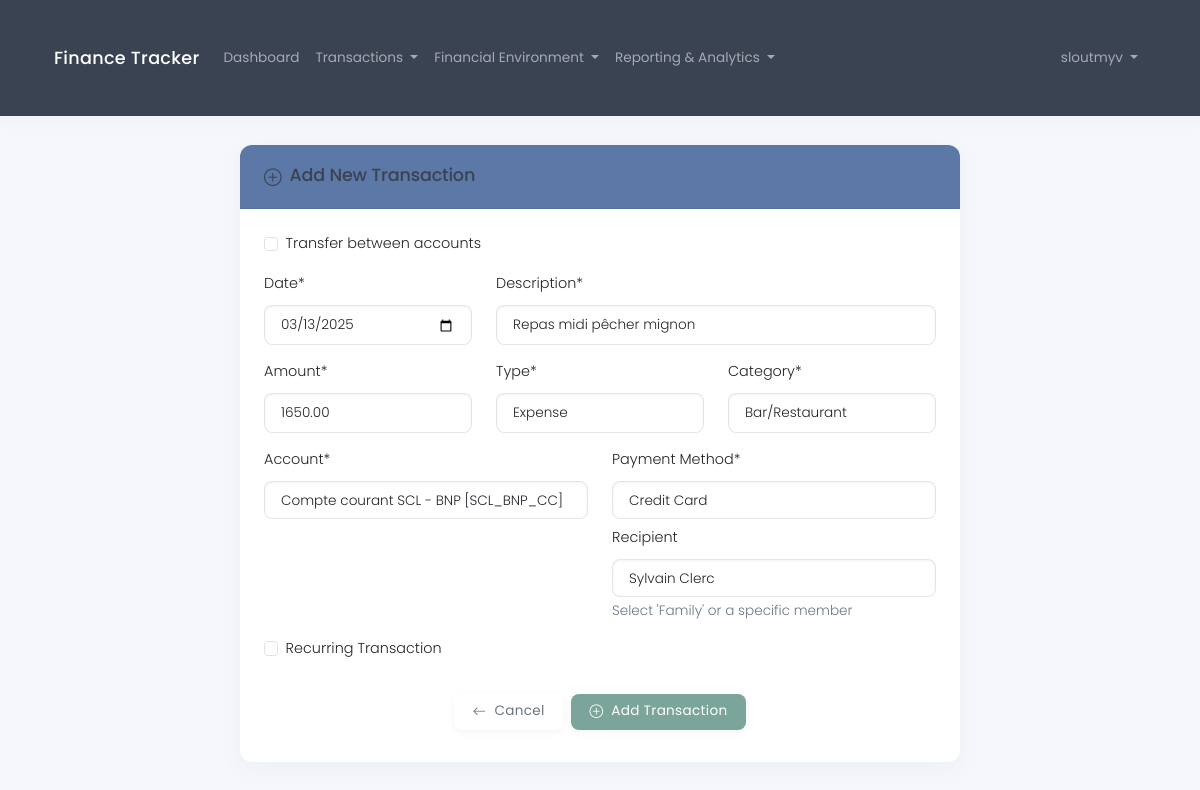
Page /en/transaction/105/duplicate/ (signed in) on the committed database.
### core/models.py (models this page shows, shortened)
class Transaction(models.Model):
    TRANSACTION_TYPE_CHOICES = [
        ('expense', _('Expense')),
        ('income', _('Income')),
    ]
    RECURRENCE_CHOICES = [
        ('daily', _('Daily')),
        ('weekly', _('Weekly')),
        ('monthly', _('Monthly')),
        ('quarterly', _('Quarterly')),
        ('annually', _('Annually')),
    ]
    tax_household = models.ForeignKey(
        TaxHousehold,
        on_delete=models.CASCADE,
        related_name='transactions',
        help_text=_("The tax household this transaction belongs to")
    )
    date = models.DateField(
        help_text=_("Date of the transaction")
    )
    description = models.CharField(
        max_length=255,
        help_text=_("Description of the transaction")
    )
    category = models.ForeignKey(
        TransactionCategory,
        on_delete=models.PROTECT,
        related_name='transactions',
        help_text=_("Category of the transaction")
    )
    amount = models.DecimalField(
        max_digits=10,
        decimal_places=2,
        help_text=_("Amount of the transaction")
    )
    is_recurring = models.BooleanField(
        default=False,
        help_text=_("Whether this is a recurring transaction")
    )
    recurrence_period = models.CharField(
        max_length=10,
        choices=RECURRENCE_CHOICES,
        blank=True,
        default='',
        help_text=_("Frequency of recurrence for recurring transactions")
    )
    recurrence_start_date = models.DateField(
        null=True,
        blank=True,
        help_text=_("Start date for recurring transactions")
    )
    recurrence_end_date = models.DateField(
        null=True,
        blank=True,
        help_text=_("End date for recurring transactions (defaults to one year after start date)")
    )
    account = models.ForeignKey(
        BankAccount,
        on_delete=models.PROTECT,
        related_name='transactions',
        help_text=_("Account used for the transaction")
    )
    RECIPIENT_TYPE_CHOICES = [
        ('family', _('Family')),
        ('member', _('Household Member')),
        ('external', _('External')),
    ]
    recipient_type = models.CharField(
        max_length=10,
        choices=RECIPIENT_TYPE_CHOICES,
        default='external',
        help_text=_("Type of recipient")
    )
    recipient_member = models.ForeignKey(
        HouseholdMember,
        on_delete=models.PROTECT,
        related_name='received_transactions',
        null=True,
        blank=True,
        help_text=_("Specific household member when recipient_type is 'member'")
    )
    paired_transaction = models.ForeignKey(
        'self',
        on_delete=models.SET_NULL,
        related_name='reverse_paired_transaction',
        null=True,
        blank=True,
        help_text=_("For transfers, links to the paired transaction (source to destination or vice versa)")
    )
    is_transfer = models.BooleanField(
        default=False,
        help_text=_("Indicates if this transaction is part of a transfer between accounts")
    )
    payment_method = models.ForeignKey(
        PaymentMethod,
        on_delete=models.PROTECT,
        related_name='transactions',
        help_text=_("Payment method used for the transaction")
    )
    transaction_type = models.CharField(
        max_length=10,
        choices=TRANSACTION_TYPE_CHOICES,
        default='expense',
        help_text=_("Type of transaction (expense or income)")
    )
    created_at = models.DateTimeField(auto_now_add=True)
    updated_at = models.DateTimeField(auto_now=True)
    class Meta:
        ordering = ['-date', '-created_at']
        verbose_name = _("Transaction")
        verbose_name_plural = _("Transactions")

### core/views.py (the view, shortened to what this page needs)
# urls.py: path('transaction/<int:pk>/duplicate/', views.transaction_duplicate, name='transaction_duplicate'),
@login_required
def transaction_duplicate(request, pk):
    try:
        household = request.user.tax_household
        original_transaction = get_object_or_404(Transaction, pk=pk, tax_household=household)
        is_transfer = original_transaction.is_transfer
        paired_transaction = original_transaction.paired_transaction
        print(f"DEBUG - Duplicating a transfer: {is_transfer}")
        print(f"DEBUG - Paired transaction: {paired_transaction}")
        initial_data = {
            'date': timezone.now().date(),  # Set date to today
            'description': original_transaction.description,
            'amount': original_transaction.amount,
            'transaction_type': original_transaction.transaction_type,
            'category': original_transaction.category.id,
            'account': original_transaction.account.id,
            'payment_method': original_transaction.payment_method.id,
            'is_recurring': original_transaction.is_recurring,
            'recurrence_period': original_transaction.recurrence_period
        }
        if original_transaction.recipient_type == 'family':
            initial_data['recipient'] = 'family'
        elif original_transaction.recipient_type == 'member' and original_transaction.recipient_member:
            initial_data['recipient'] = original_transaction.recipient_member.id
        form = TransactionForm(initial=initial_data, household=household)
        return render(request, 'financial/transaction_form.html', {
            'form': form,
            'title': _('Duplicate Transaction'),
            'is_duplicate': True,
            'original_transaction': original_transaction
        })
    except TaxHousehold.DoesNotExist:
        messages.warning(request, _("You need to set up your financial environment first."))
        return redirect('dashboard')

### templates/financial/transaction_form.html (shortened to what this page needs)
{% extends 'base.html' %}
{% load i18n %}
{% load i18n_extras %}
{% block content %}
<div class="row">
    <div class="col-md-8 mx-auto">
        <div class="card">
            <div class="card-header bg-primary text-white">
                <h4 class="mb-0">
                    {% if transaction %}
                        <i class="bi bi-pencil-square me-2"></i>{% translate_json "Edit Transaction" %}
                    {% else %}
                        <i class="bi bi-plus-circle me-2"></i>{% translate_json "Add New Transaction" %}
                    {% endif %}
                </h4>
            </div>
            <div class="card-body">
                <form method="post">
                    {% if form.is_transfer.field.widget.input_type != 'hidden' %}
                    <div class="form-check mb-3">
                        {{ form.is_transfer }}
                        <label class="form-check-label" for="{{ form.is_transfer.id_for_label }}">
                            {% translate_json "Transfer between accounts" %}
                        </label>
                    </div>
                    {% endif %}
                    <div class="row mb-3">
                        <div class="col-md-4">
                            <label for="{{ form.date.id_for_label }}" class="form-label">
                                {% translate_json "Date" %}*
                            </label>
                            {{ form.date }}
                        </div>
                        <div class="col-md-8">
                            <label for="{{ form.description.id_for_label }}" class="form-label">
                                {% translate_json "Description" %}*
                            </label>
                            {{ form.description }}
                        </div>
                    </div>
                    <div class="row mb-3">
                        <div class="col-md-4">
                            <label for="{{ form.amount.id_for_label }}" class="form-label">
                                {% translate_json "Amount" %}*
                            </label>
                            {{ form.amount }}
                        </div>
                        <div id="regular_transaction_fields" class="col-md-8">
                            <div class="row">
                                <div class="col-md-6">
                                    <label for="{{ form.transaction_type.id_for_label }}" class="form-label">
                                        {% translate_json "Type" %}*
                                    </label>
                                    {{ form.transaction_type }}
                                </div>
                                <div class="col-md-6">
                                    <label for="{{ form.category.id_for_label }}" class="form-label">
                                        {% translate_json "Category" %}*
                                    </label>
                                    {{ form.category }}
                                </div>
                            </div>
                        </div>
                    </div>
                    <div class="row mb-3">
                        <div class="col-md-6">
                            <div class="payment-field-wrapper">
                                <label for="{{ form.account.id_for_label }}" class="form-label">
                                    <span id="account_label">{% translate_json "Account" %}</span>*
                                </label>
                                {{ form.account }}
                            </div>
                        </div>
                        <div id="regular_payment_fields" class="col-md-6">
                            <div class="payment-field-wrapper mb-2">
                                <label for="{{ form.payment_method.id_for_label }}" class="form-label">
                                    {% translate_json "Payment Method" %}*
                                </label>
                                {{ form.payment_method }}
                            </div>
                            <div class="recipient-field-wrapper">
                                <label for="{{ form.recipient.id_for_label }}" class="form-label">
                                    {% translate_json "Recipient" %}
                                </label>
                                {{ form.recipient }}
                                <small class="form-text text-muted">
                                    {% translate_json "Select 'Family' or a specific member" %}
                                </small>
                            </div>
                        </div>
                    </div>
                    <div class="row mb-4">
                        <div class="col-md-6">
                            <div class="form-check mb-2">
                                {{ form.is_recurring }}
                                <label class="form-check-label" for="{{ form.is_recurring.id_for_label }}">
                                    {% translate_json "Recurring Transaction" %}
                                </label>
                            </div>
                        </div>
                        <div class="col-md-6">
                        </div>
                    </div>
                    <div class="d-flex justify-content-center mt-4 mb-2">
                        <a href="{% url 'transaction_list' %}" class="btn btn-outline-secondary me-2">
                            <i class="bi bi-arrow-left me-1"></i> {% translate_json "Cancel" %}
                        </a>
                        <button type="submit" class="btn btn-success">
                            {% if is_transfer_edit %}
                                <i class="bi bi-save me-1"></i> {% translate_json "Update Transfer" %}
                            {% elif transaction %}
                                <i class="bi bi-save me-1"></i> {% translate_json "Update Transaction" %}
                            {% else %}
                                <i class="bi bi-plus-circle me-1"></i> {% translate_json "Add Transaction" %}
                            {% endif %}
                        </button>
                    </div>
                </form>
            </div>
        </div>
    </div>
</div>
{% endblock %}

### templates/base.html (shortened to what this page needs)
{% load i18n %}
{% load i18n_extras %}
{% load static %}
<!DOCTYPE html>
<html lang="{{ LANGUAGE_CODE }}">
<head>
    <link href="https://cdn.jsdelivr.net/npm/bootstrap@5.3.2/dist/css/bootstrap.min.css" rel="stylesheet">
    <link rel="stylesheet" href="https://cdn.jsdelivr.net/npm/bootstrap-icons@1.11.3/font/bootstrap-icons.min.css">
    <link rel="stylesheet" href="{% static 'css/custom.css' %}">
</head>
<body>
    <nav class="navbar navbar-expand-lg navbar-dark bg-dark">
        <div class="container">
            <a class="navbar-brand" href="{% url 'home' %}">{% translate_json "Finance Tracker" %}</a>
            <div class="collapse navbar-collapse" id="navbarNav">
                <ul class="navbar-nav me-auto">
                    {% if user.is_authenticated %}
                        <li class="nav-item">
                            <a class="nav-link" href="{% url 'dashboard' %}">{% translate_json "Dashboard" %}</a>
                        </li>
                        <li class="nav-item dropdown">
                            <a class="nav-link dropdown-toggle" href="#" id="transactionsDropdown" role="button" data-bs-toggle="dropdown">
                                {% translate_json "Transactions" %}
                            </a>
                        </li>
                        <li class="nav-item dropdown">
                            <a class="nav-link dropdown-toggle" href="#" id="financialDropdown" role="button" data-bs-toggle="dropdown">
                                {% translate_json "Financial Environment" %}
                            </a>
                        </li>
                        <li class="nav-item dropdown">
                            <a class="nav-link dropdown-toggle" href="#" id="analyticsDropdown" role="button" data-bs-toggle="dropdown">
                                {% translate_json "Reporting & Analytics" %}
                            </a>
                        </li>
                    {% endif %}
                </ul>
                <ul class="navbar-nav ms-auto">
                    {% if user.is_authenticated %}
                        <li class="nav-item dropdown">
                            <a class="nav-link dropdown-toggle" href="#" id="navbarDropdown" role="button" data-bs-toggle="dropdown">
                                {{ user.username }}
                            </a>
                        </li>
                    {% else %}
                        <li class="nav-item">
                            <a class="nav-link" href="{% url 'login' %}">{% translate_json "Login" %}</a>
                        </li>
                    {% endif %}
                </ul>
            </div>
        </div>
    </nav>
    <div class="container">
        {% block content %}{% endblock %}
    </div>
</body>
</html>

### rows in the picture
Transaction: date "03/13/2025", description "Repas midi pêcher mignon", amount "1650.00", transaction_type "Expense", category "Bar/Restaurant", account "Compte courant SCL - BNP [SCL_BNP_CC]", payment_method "Credit Card"

### other values in the picture
{{ user.username }} "sloutmyv"
